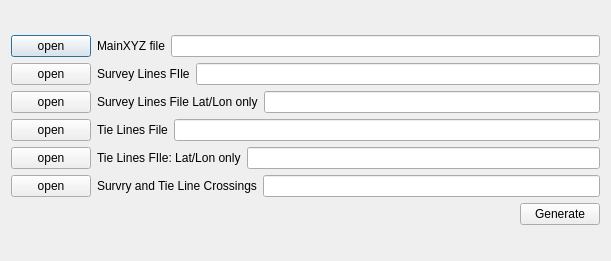
<?xml version="1.0" encoding="UTF-8"?>
<ui version="4.0">
 <class>Dialog</class>
 <widget class="QDialog" name="Dialog">
  <property name="geometry">
   <rect>
    <x>0</x>
    <y>0</y>
    <width>611</width>
    <height>261</height>
   </rect>
  </property>
  <property name="windowTitle">
   <string>AeroGen</string>
  </property>
  <layout class="QVBoxLayout" name="verticalLayout_3">
   <item>
    <layout class="QVBoxLayout" name="verticalLayout">
     <item>
      <layout class="QVBoxLayout" name="verticalLayout_2">
       <item>
        <layout class="QHBoxLayout" name="horizontalLayout_2">
         <item>
          <widget class="QPushButton" name="pushButton">
           <property name="text">
            <string>open</string>
           </property>
          </widget>
         </item>
         <item>
          <widget class="QLabel" name="label">
           <property name="text">
            <string>MainXYZ file</string>
           </property>
          </widget>
         </item>
         <item>
          <widget class="QLineEdit" name="lineEdit"/>
         </item>
        </layout>
       </item>
       <item>
        <layout class="QHBoxLayout" name="horizontalLayout_3">
         <item>
          <widget class="QPushButton" name="pushButton_2">
           <property name="text">
            <string>open</string>
           </property>
          </widget>
         </item>
         <item>
          <widget class="QLabel" name="label_2">
           <property name="text">
            <string>Survey Lines FIle</string>
           </property>
          </widget>
         </item>
         <item>
          <widget class="QLineEdit" name="lineEdit_2"/>
         </item>
        </layout>
       </item>
       <item>
        <layout class="QHBoxLayout" name="horizontalLayout_5">
         <item>
          <widget class="QPushButton" name="pushButton_3">
           <property name="text">
            <string>open</string>
           </property>
          </widget>
         </item>
         <item>
          <widget class="QLabel" name="label_3">
           <property name="text">
            <string>Survey Lines File Lat/Lon only</string>
           </property>
          </widget>
         </item>
         <item>
          <widget class="QLineEdit" name="lineEdit_3"/>
         </item>
        </layout>
       </item>
       <item>
        <layout class="QHBoxLayout" name="horizontalLayout_6">
         <item>
          <widget class="QPushButton" name="pushButton_4">
           <property name="text">
            <string>open</string>
           </property>
          </widget>
         </item>
         <item>
          <widget class="QLabel" name="label_4">
           <property name="text">
            <string>Tie Lines File</string>
           </property>
          </widget>
         </item>
         <item>
          <widget class="QLineEdit" name="lineEdit_4"/>
         </item>
        </layout>
       </item>
       <item>
        <layout class="QHBoxLayout" name="horizontalLayout_7">
         <item>
          <widget class="QPushButton" name="pushButton_5">
           <property name="text">
            <string>open</string>
           </property>
          </widget>
         </item>
         <item>
          <widget class="QLabel" name="label_5">
           <property name="text">
            <string>Tie Lines FIle: Lat/Lon only</string>
           </property>
          </widget>
         </item>
         <item>
          <widget class="QLineEdit" name="lineEdit_5"/>
         </item>
        </layout>
       </item>
       <item>
        <layout class="QHBoxLayout" name="horizontalLayout_4">
         <item>
          <widget class="QPushButton" name="pushButton_6">
           <property name="text">
            <string>open</string>
           </property>
          </widget>
         </item>
         <item>
          <widget class="QLabel" name="label_6">
           <property name="text">
            <string>Survry and Tie Line Crossings</string>
           </property>
          </widget>
         </item>
         <item>
          <widget class="QLineEdit" name="lineEdit_6"/>
         </item>
        </layout>
       </item>
      </layout>
     </item>
     <item>
      <layout class="QHBoxLayout" name="horizontalLayout">
       <item>
        <spacer name="horizontalSpacer">
         <property name="orientation">
          <enum>Qt::Horizontal</enum>
         </property>
         <property name="sizeHint" stdset="0">
          <size>
           <width>40</width>
           <height>20</height>
          </size>
         </property>
        </spacer>
       </item>
       <item>
        <widget class="QPushButton" name="generate">
         <property name="text">
          <string>Generate</string>
         </property>
        </widget>
       </item>
      </layout>
     </item>
    </layout>
   </item>
  </layout>
 </widget>
 <resources/>
 <connections/>
</ui>
